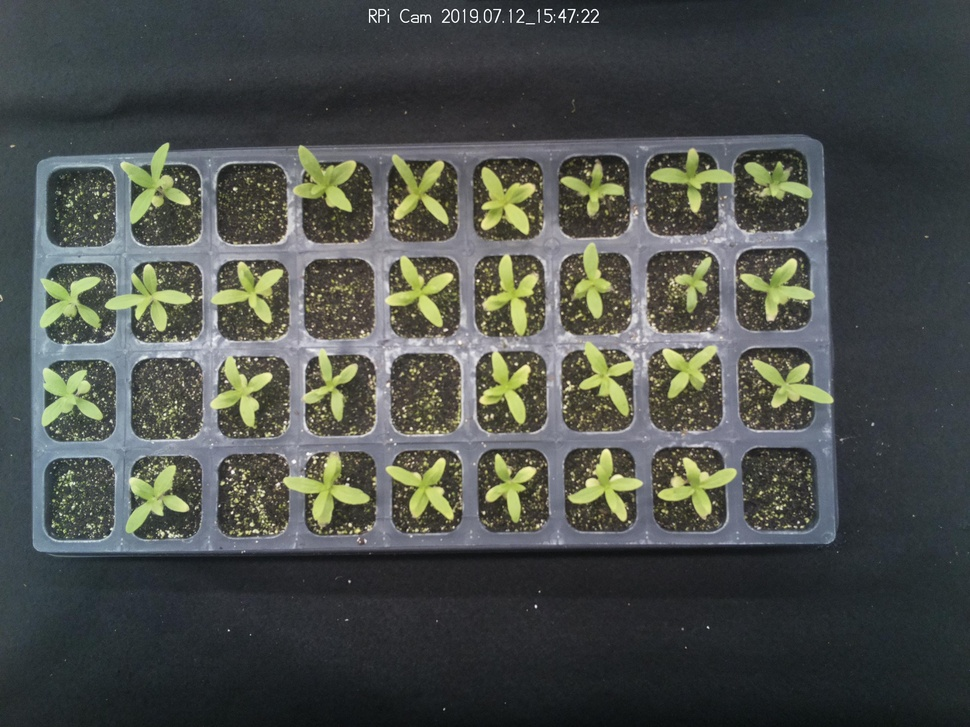
#> input picture 3.jpg, 970 x 727 px, shrunk from 2592 x 1944 before the run, found by its file name
$ python opencv.py
#> lines starting #> are read from the running program, lines starting #| are printed output that depends on the picture; after the words box and inside, x2 and y2 are one past the last pixel; in counts of white or black regions, pixels touching at a corner belong together
# -*- coding: utf-8 -*-
#Load the opencv library and drawing tools
#------------------------------------------------------
import cv2
import matplotlib.pyplot
import numpy as np
#------------------------------------------------------

#Read the path of the image
#------------------------------------------------------
# read image, support bmp,jpg,png,tiff format
#Read the path of the image in the computer
img = cv2.imread("F:/opencv/3.jpg")#Change the image path to your own
#> img is the input picture: shape (727, 970, 3); mean B, G, R 76.1, 80, 76
#Set the RGB value in the image to a 64-bit floating point
img=np.array(img,dtype='float64')
#Declare the three 0 matrices, and put the R,G, and B values of the picture into the three matrices.
b = np.zeros((img.shape[0],img.shape[1]), dtype=img.dtype)
g = np.zeros((img.shape[0],img.shape[1]), dtype=img.dtype)
r = np.zeros((img.shape[0],img.shape[1]), dtype=img.dtype)
b[:,:] = img[:,:,0]
g[:,:] = img[:,:,1]
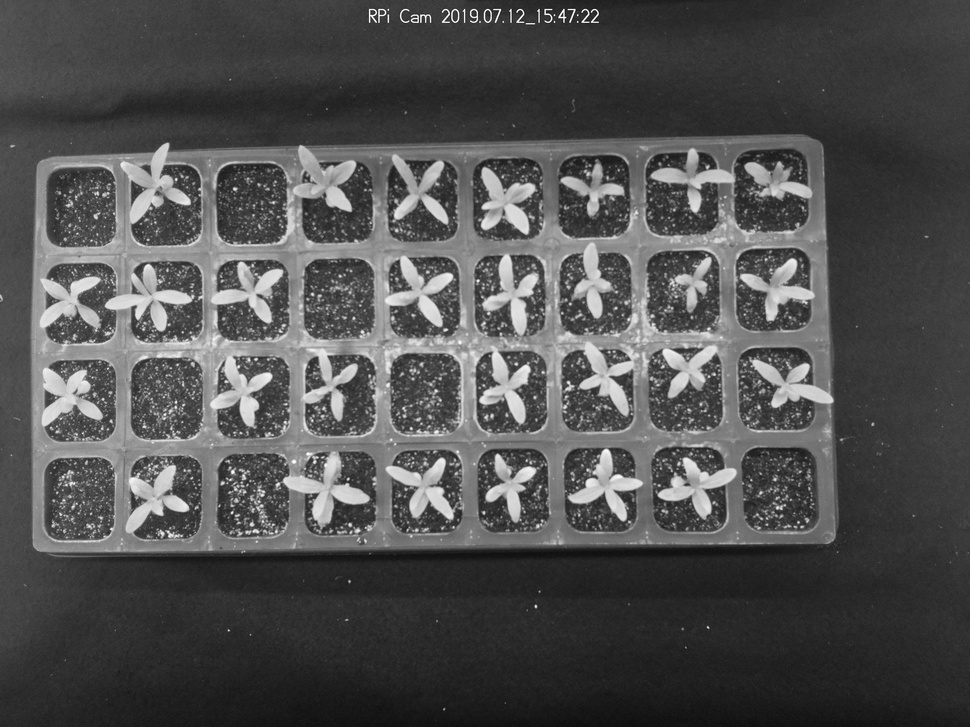
#> g: shape (727, 970) float64; min 11, max 255, mean 80
r[:,:] = img[:,:,2]
#A formula for generating grayscale images
new=2*g-r-b
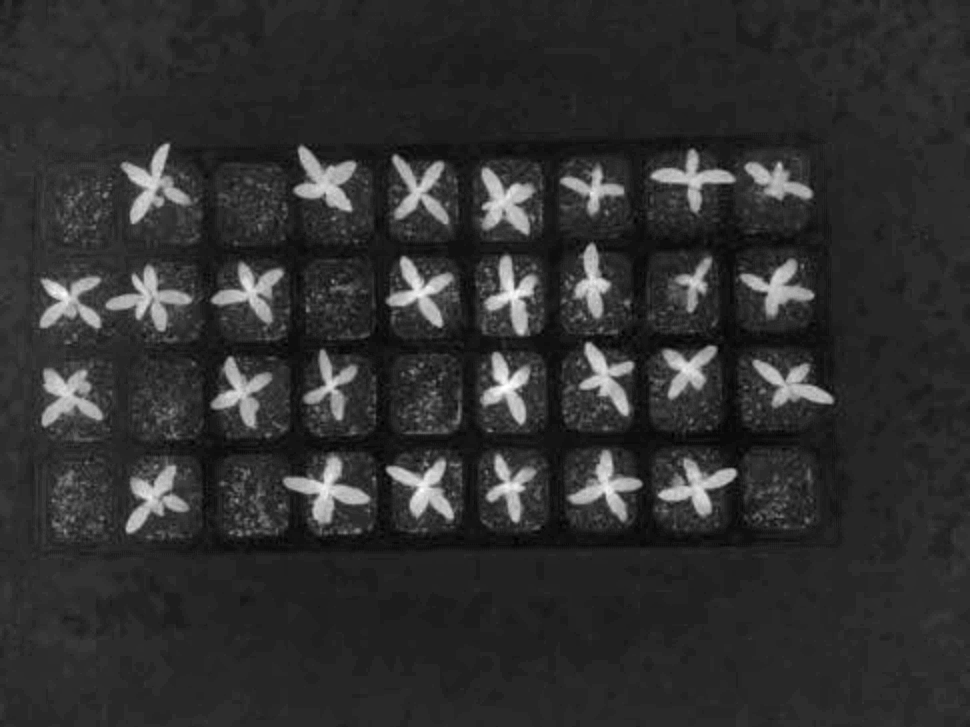
#> new: shape (727, 970) float64; min -25, max 147, mean 7.9; drawn with min black and max white
w=new.min()
#> w = -25
e=new.max()
#> e = 147
new=new-w
new=new/e*255
new=np.array(new,dtype='uint8')
#-----------------------------------------------------------------------

# Otsu filtering method and fill the hole
#-----------------------------------------------------------------------
# A Otsu filtering method is used for filtering
ret2, th2 = cv2.threshold(new, 0, 255, cv2.THRESH_BINARY + cv2.THRESH_OTSU)
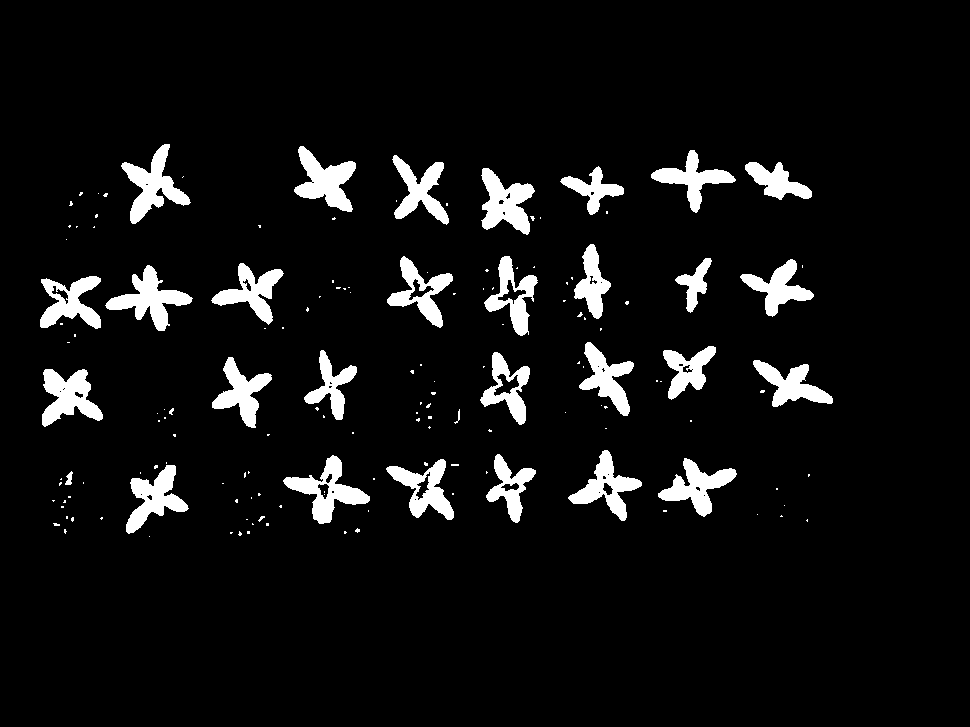
#> th2: shape (727, 970); 6.6% white; 154 white regions (123 under 20 px), largest, box (x1, y1, x2, y2) and area: (105, 265, 193, 331) 2115, (121, 144, 191, 224) 2100, (283, 455, 370, 524) 2051
#> ret2 = 119
#Check the threshold of Otsu filtering method
print("threshold of Otsu filtering:",ret2)
#| threshold of Otsu filtering: 119.0
# Otsu filtering's results are replicated to hole
hole=th2.copy()
#Find the hole and fill it
cv2.floodFill(hole,None,(0,0),255)
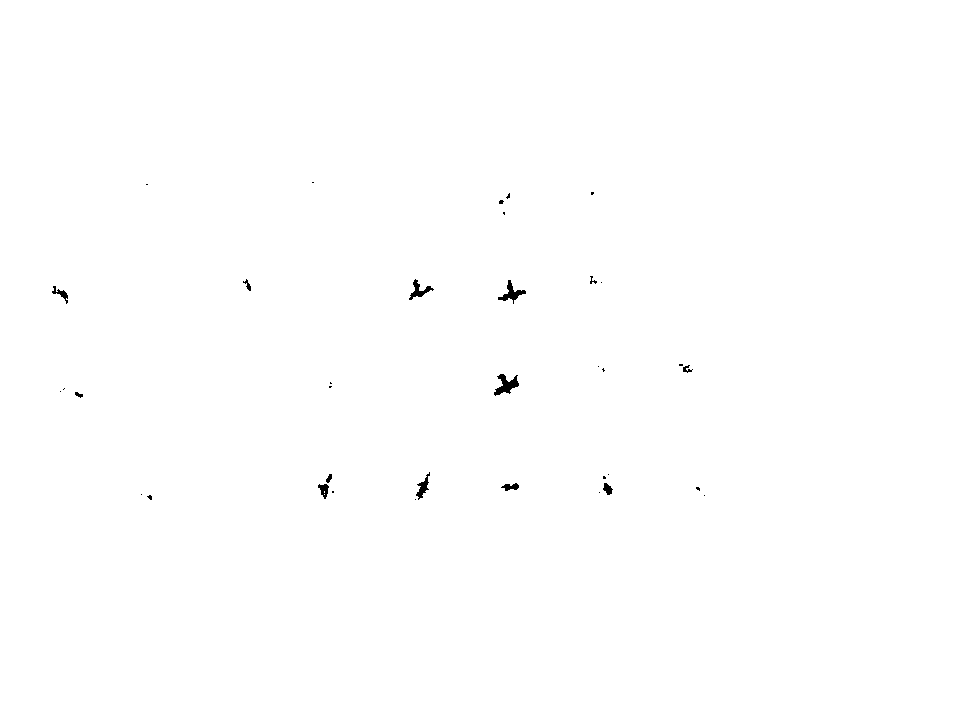
#> hole: shape (727, 970); 99.8% white; 36 black regions (23 under 20 px), largest, box (x1, y1, x2, y2) and area: (494, 374, 519, 396) 266, (498, 280, 526, 304) 215, (409, 279, 434, 300) 173
hole=cv2.bitwise_not(hole)
filledEdgesOut=cv2.bitwise_or(th2,hole)
#> filledEdgesOut: shape (727, 970); 6.8% white; 152 white regions (121 under 20 px), largest, box (x1, y1, x2, y2) and area: (283, 455, 370, 524) 2187, (105, 265, 193, 331) 2115, (121, 144, 191, 224) 2102
#---------------------------------------------------------------------

#The image of corrosion
#-------------------------------------------------------------------------------
#A circle of diameter 5 is used as the corrosion structure
kernel = cv2.getStructuringElement(cv2.MORPH_ELLIPSE,(5,5))
#image of corrosion
eroded = cv2.erode(filledEdgesOut,kernel)
#> eroded: shape (727, 970); 4.6% white; 30 white regions (2 under 20 px), largest, box (x1, y1, x2, y2) and area: (286, 457, 368, 522) 1585, (484, 170, 532, 233) 1500, (296, 148, 354, 210) 1482
#-------------------------------------------------------------------------------

#Eliminate connected region
#-------------------------------------------------------------------------------
def baweraopen(image,size):
#> called with size = 180
    output=image.copy()
    nlabels, labels, stats, centroids = cv2.connectedComponentsWithStats(image)
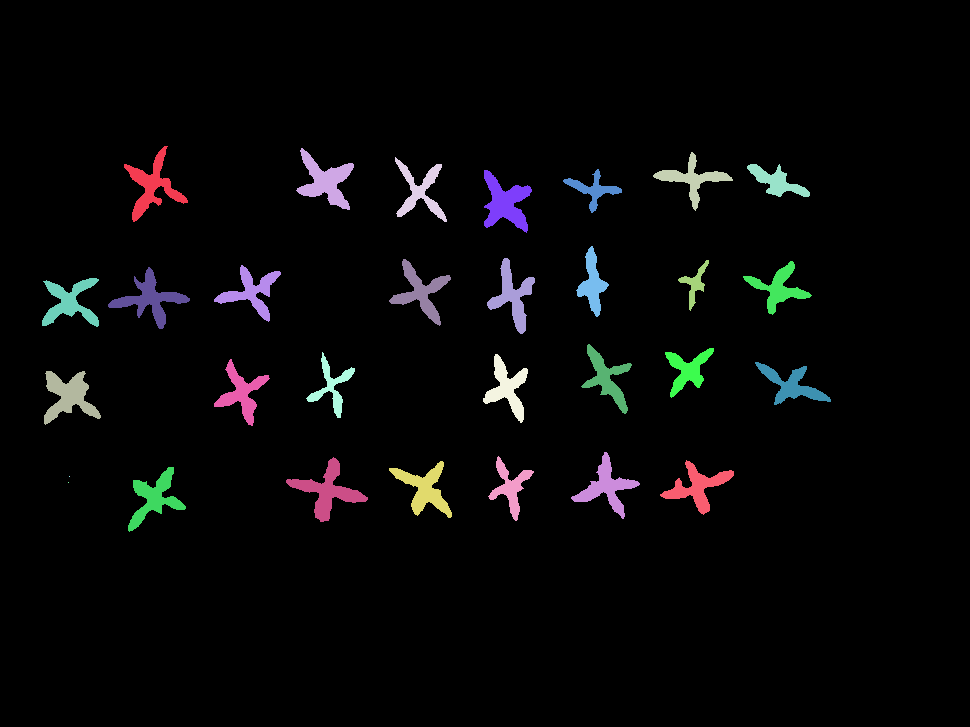
#> labels: shape (727, 970) int32; 31 distinct labels, from 0 to 30; one colour per label, 0 black
#> nlabels = 31; stats = 31 rows, first 6: [0, 0, 970, 727, 672533], [124, 146, 64, 76, 1430], [296, 148, 58, 62, 1482], [653, 152, 80, 59, 1085], [395, 157, 52, 65, 1075], [747, 164, 63, 33, 872]; centroids = 31 pairs, first value 68 to 791.3, second value 178.3 to 497.6
    for i in range(1,nlabels-1):
        regions_size=stats[i,4]
        if regions_size<size:
            x0=stats[i,0]
            y0=stats[i,1]
            x1=stats[i,0]+stats[i,2]
            y1=stats[i,1]+stats[i,3]
            for row in range(y0,y1):
                for col in range(x0,x1):
                    if labels[row,col]==i:
                        output[row,col]=0
#> this loop made 29 passes
#> (regions_size, x0, y0, x1, y1) on pass 29: (1, 69, 476, 70, 477)
#> regions_size on passes 1 to 6: 1430, 1482, 1085, 1075, 872, 681
    return output
im2=baweraopen(eroded,180)#200 is the size of the connected region to be eliminated.
#---------------------------------------------------------------------------------

# Count the number of pixels in the plant
#---------------------------------------------------------------------------------
print("number of pixels in the plant:",len(im2.nonzero()[0]))
#| number of pixels in the plant: 32656
#distance is 50
distance_top=50
Area=(pow((0.000122*(distance_top-0.304)/0.304),2)*len(im2.nonzero()[0]))
#> Area = 12.99
print("leaf area:",round(Area, 2))
#| leaf area: 12.99
#---------------------------------------------------------------------------------

#show the new image.
#---------------------------------------------------------------------------------
img[:,:,2]=im2*r
img[:,:,1]=im2*g
img[:,:,0]=im2*b
matplotlib.pyplot.imshow((img * 255).astype(np.uint8))
#---------------------------------------------------------------------------------
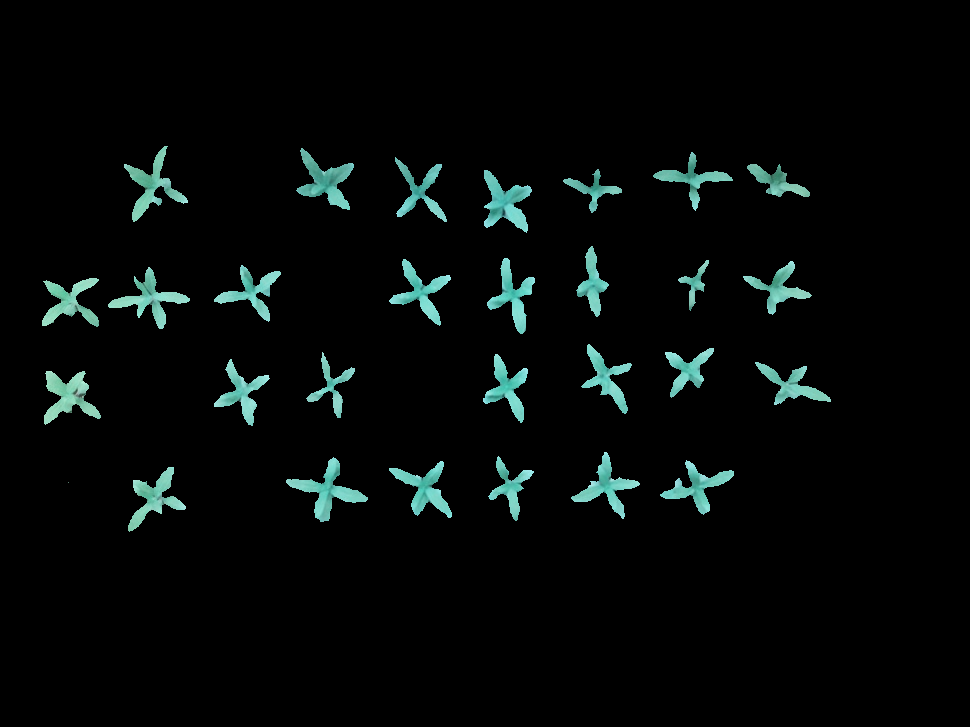
#> shown: shape (727, 970, 3); mean R, G, B 5.3, 9.2, 8.5
